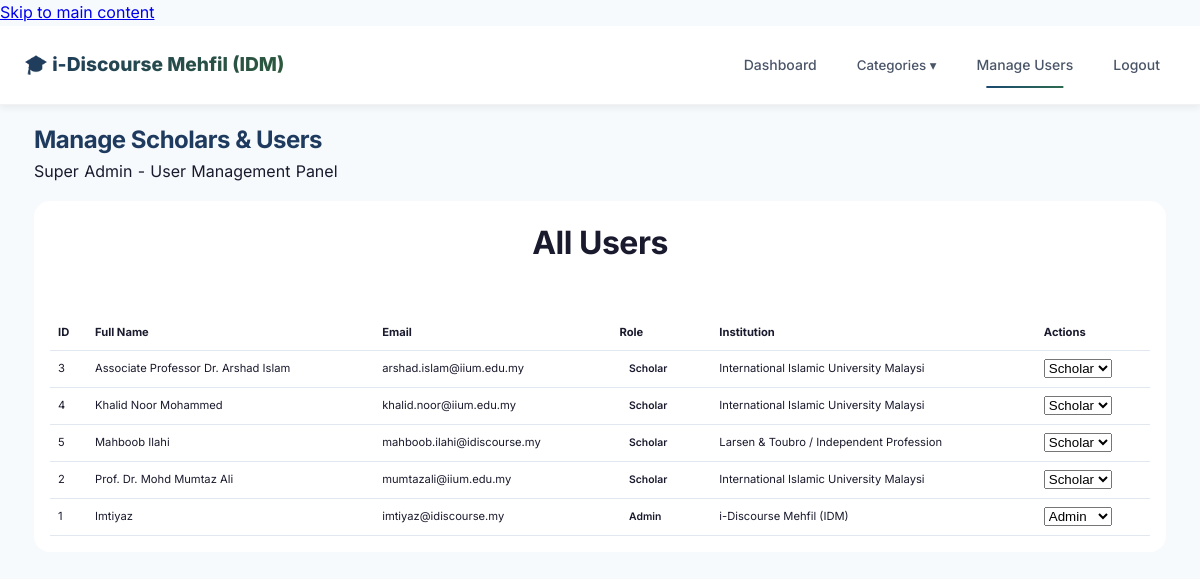
/users.php (signed in), run on the app's committed database.
### tables this page shows
CREATE TABLE `users` (
    `id` INT(11) NOT NULL AUTO_INCREMENT,
    `username` VARCHAR(50) NOT NULL,
    `email` VARCHAR(100) NOT NULL,
    `password` VARCHAR(255) NOT NULL,
    `full_name` VARCHAR(100) NOT NULL,
    `role` ENUM('admin', 'scholar', 'reader') DEFAULT 'reader',
    `profile_image` VARCHAR(255) DEFAULT NULL,
    `bio` TEXT DEFAULT NULL,
    `institution` VARCHAR(150) DEFAULT NULL,
    `specialization` VARCHAR(100) DEFAULT NULL,
    `malaysia_state` VARCHAR(50) DEFAULT NULL,
    `google_scholar` VARCHAR(255) DEFAULT NULL,
    `researchgate` VARCHAR(255) DEFAULT NULL,
    `display_order` INT(11) DEFAULT 0,
    `created_at` TIMESTAMP NOT NULL DEFAULT CURRENT_TIMESTAMP,
    PRIMARY KEY (`id`),
    UNIQUE KEY `username` (`username`),
    UNIQUE KEY `email` (`email`)
);

### users.php (the view, shortened to what this page needs)
<?php
require_once 'config/database.php';
$users = $pdo->query("SELECT * FROM users ORDER BY role DESC, full_name ASC")->fetchAll();
?>
<!DOCTYPE html>
<html lang="en">
<head>
    <link rel="stylesheet" href="../css/islamic-style.css">
    <link rel="stylesheet" href="../css/style.css">
</head>
<body>
    <nav class="navbar">
        <div class="container">
            <div class="nav-brand">
                <a href="../index.php">🎓 i-Discourse Mehfil (IDM)</a>
            </div>
            <div class="nav-menu">
                <a href="../dashboard.php" class="nav-link">Dashboard</a>
                <div class="dropdown">
                    <button class="dropdown-btn">Categories ▾</button>
                </div>
                <a href="users.php" class="nav-link active">Manage Users</a>
                <a href="../logout.php" class="nav-link">Logout</a>
            </div>
        </div>
    </nav>
    <main class="container">
        <div class="dashboard-header">
            <h1>Manage Scholars & Users</h1>
            <p>Super Admin - User Management Panel</p>
        </div>
        <div class="recent-posts">
            <div class="section-header">
                <h2>All Users</h2>
            </div>
            <div class="posts-table">
                <table>
                    <thead>
                        <tr>
                            <th>ID</th>
                            <th>Full Name</th>
                            <th>Email</th>
                            <th>Role</th>
                            <th>Institution</th>
                            <th>Actions</th>
                        </tr>
                    </thead>
                    <tbody>
                        <?php foreach($users as $user): ?>
                        <tr>
                            <td><?php echo $user['id']; ?></td>
                            <td><?php echo htmlspecialchars($user['full_name']); ?></td>
                            <td><?php echo htmlspecialchars($user['email']); ?></td>
                            <td>
                                <span class="status-badge <?php echo $user['role']; ?>">
                                    <?php echo ucfirst($user['role']); ?>
                                </span>
                            </td>
                            <td><?php echo htmlspecialchars(substr($user['institution'], 0, 40)); ?></td>
                            <td>
                                <form method="POST" style="display: inline;">
                                    <select name="role" onchange="this.form.submit()">
                                        <option value="admin" <?php echo $user['role'] == 'admin' ? 'selected' : ''; ?>>Admin</option>
                                        <option value="scholar" <?php echo $user['role'] == 'scholar' ? 'selected' : ''; ?>>Scholar</option>
                                    </select>
                                </form>
                            </td>
                        </tr>
                        <?php endforeach; ?>
                    </tbody>
                </table>
            </div>
        </div>
    </main>
</body>
</html>

### css/islamic-style.css (style rules this page uses)
* { margin: 0; padding: 0; box-sizing: border-box; }
body { font-family: 'Inter', 'Segoe UI', system-ui, -apple-system, sans-serif; line-height: 1.6; color: #1a1a2e; background: linear-gradient(135deg, #f5f7fa 0%, #e9ecef 100%); min-height: 100vh; overflow-x: hidden; }
.container { max-width: 1280px; margin: 0 auto; padding: 0 16px; }
.navbar { background: rgba(255, 255, 255, 0.95); backdrop-filter: blur(10px); box-shadow: 0 4px 20px rgba(0, 0, 0, 0.05); position: sticky; top: 0; z-index: 1000; border-bottom: 1px solid rgba(0, 0, 0, 0.05); }
.navbar .container { display: flex; flex-direction: column; padding: 0.8rem 16px; }
.nav-brand { display: flex; justify-content: space-between; align-items: center; width: 100%; margin-bottom: 0.8rem; }
.nav-brand a { font-size: 1.2rem; font-weight: 800; background: linear-gradient(135deg, #1e3a5f, #2d5a3b, #1e3a5f); background-size: 200% 200%; -webkit-background-clip: text; background-clip: text; color: transparent; text-decoration: none; animation: gradientShift 5s ease infinite; }
.nav-menu { display: none; flex-direction: column; gap: 0.5rem; width: 100%; margin-top: 0.5rem; }
.nav-link { text-decoration: none; color: #4a5568; padding: 0.5rem 1rem; transition: all 0.3s ease; border-radius: 50px; font-weight: 500; font-size: 0.9rem; text-align: center; }
.dashboard-header { margin: 1rem 0; padding: 0 10px; }
.dashboard-header h1 { font-size: 1.5rem; color: #1e3a5f; }
.recent-posts { background: white; padding: 1rem; border-radius: 16px; margin: 1rem 10px; overflow-x: auto; }
.posts-table { overflow-x: auto; }
.posts-table table { min-width: 500px; width: 100%; border-collapse: collapse; }
.posts-table th, .posts-table td { padding: 0.5rem; text-align: left; border-bottom: 1px solid #e2e8f0; font-size: 0.7rem; }
.status-badge { padding: 0.2rem 0.6rem; border-radius: 50px; font-size: 0.65rem; font-weight: 600; }
@media (min-width: 768px) { .container { padding: 0 24px; } }
@media (min-width: 768px) { .navbar .container { flex-direction: row; justify-content: space-between; align-items: center; padding: 1rem 24px; } }
@media (min-width: 768px) { .nav-brand { width: auto; margin-bottom: 0; } }
@media (min-width: 768px) { .nav-menu { display: flex !important; flex-direction: row; width: auto; margin-top: 0; gap: 0.5rem; } }
button, .btn, .nav-link, .btn-small, .read-more { cursor: pointer; min-height: 44px; display: inline-flex; align-items: center; justify-content: center; }
html { scroll-behavior: smooth; }

### data on the page
users: id "3", full_name "Associate Professor Dr. Arshad Islam", email "arshad.islam@iium.edu.my", role "Scholar", institution "International Islamic University Malaysi"
users: id "4", full_name "Khalid Noor Mohammed", email "khalid.noor@iium.edu.my", role "Scholar", institution "International Islamic University Malaysi"
users: id "5", full_name "Mahboob Ilahi", email "mahboob.ilahi@idiscourse.my", role "Scholar", institution "Larsen & Toubro / Independent Profession"
users: id "2", full_name "Prof. Dr. Mohd Mumtaz Ali", email "mumtazali@iium.edu.my", role "Scholar", institution "International Islamic University Malaysi"
users: id "1", full_name "Imtiyaz", email "imtiyaz@idiscourse.my", role "Admin", institution "i-Discourse Mehfil (IDM)"
